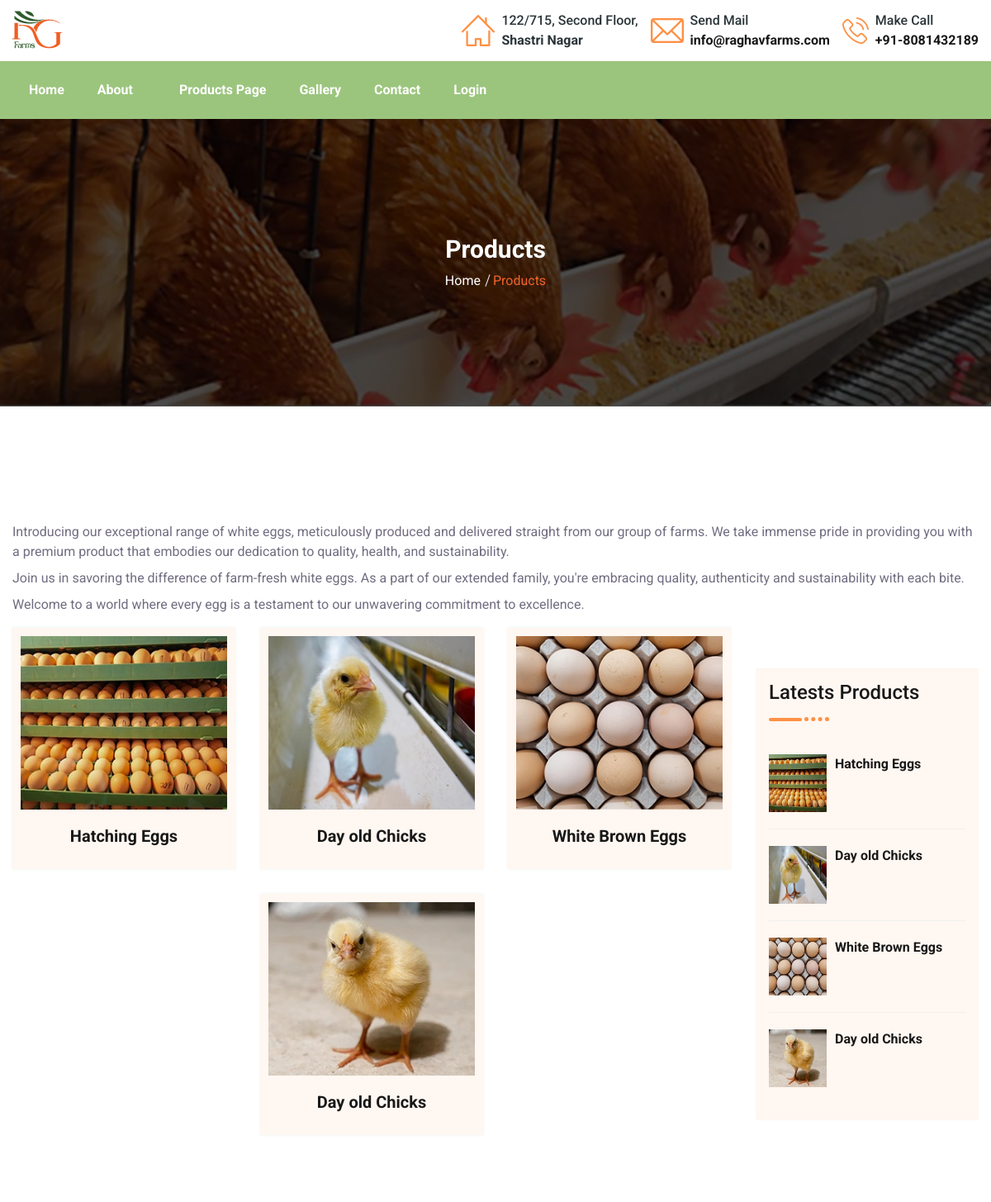
The app's page /productspage (upper part), older data.
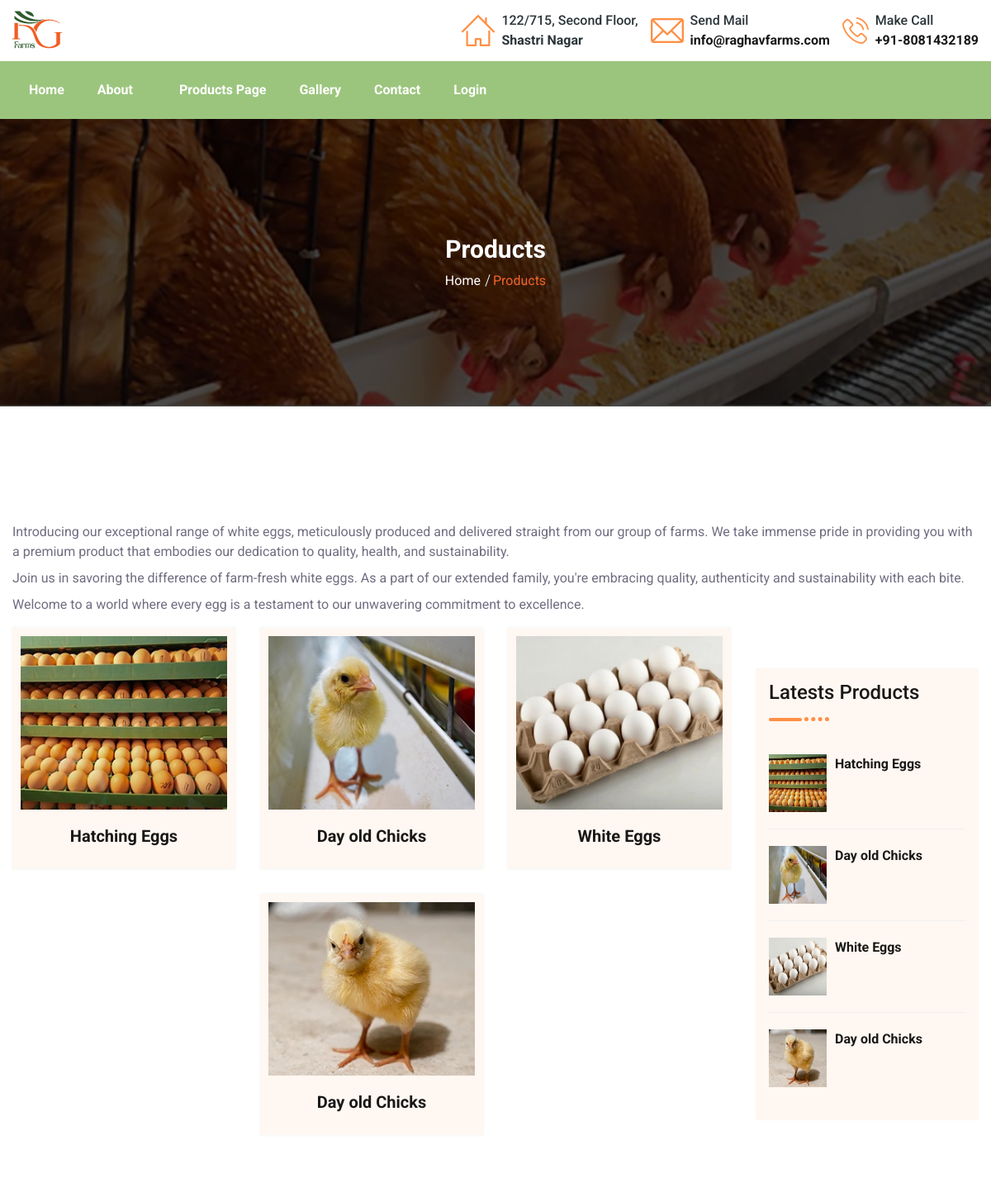
The same page, newer data.
### app1/models.py (models this page shows, shortened)
class Product(models.Model):
    title = models.CharField(max_length=50)
    product_name = models.CharField(max_length=70)
    category = models.CharField(max_length=50)
    subcategory = models.CharField(max_length=50)
    price = models.CharField(max_length=50)
    del_price = models.CharField(max_length=50)
    pub_date = models.DateField()
    image = models.ImageField(upload_to='app1/media/product')
    last_modified = models.DateTimeField(auto_now_add = True)

### app1/views.py (the view)
# urls.py: path("productspage", views.productspage, name="productspage" ) ,
def productspage(request):
    productsData = Product.objects.all()
    Context = {
            'productsData':productsData,
         }
    return render(request,"product-page.html",Context)

### app1/templates/product-page.html (shortened to what this page needs)
{% extends 'base.html' %}
{% load static %}
{% block content %}
<section class="page-header bg_img padding-tb">
    <div class="overlay"></div>
    <div class="container">
        <div class="page-header-content-area">
            <h4 class="ph-title">Products</h4>
            <ul class="lab-ul">
                <li><a href="/">Home</a></li>
                <li><a class="active">Products</a></li>
            </ul>
        </div>
    </div>
</section>
<div class="shop-page padding-tb">
    <div class="container">
        <div class="section-wrapper">
            <div class="row justify-content-center">
                <div class="col-lg-12 col-12">
                    <div class="history-right">
                        <p class="mb-2">Introducing our exceptional range of white eggs, meticulously produced and
                            delivered straight from our group of farms. We take immense pride in providing you with a
                            premium product that embodies our dedication to quality, health, and sustainability.
                        </p>
                        <p class="mb-2">Join us in savoring the difference of farm-fresh white eggs. As a part of our
                            extended family, you're embracing quality, authenticity and sustainability with each bite.
                        </p>
                        <p class="mb-3">Welcome to a world where every egg is a testament to our unwavering commitment
                            to excellence. </p>
                    </div>
                </div>
                <div class="col-lg-9 col-12">
                    <article>
                        <div class="shop-product-wrap grids row justify-content-center padding-top">
                            {% for n in productsData  %}
                            <div class="col-lg-4 col-md-6 col-12">
                                <div class="product-item">
                                    <div class="">
                                        <img src="{{n.image}}" alt="shope">
                                    </div>
                                    <div class="product-content">
                                        <h6><a href="#">{{n.product_name}}</a></h6>
                                    </div>
                                </div>
                            </div>
                            {% endfor %}
                        </div>
                    </article>
                </div>
                <div class="col-lg-3 col-md-7 col-12">
                    <aside>
                        <div class="widget widget-post bg-ash px-3">
                            <div class="widget-header">
                                <h5>Latests Products</h5>
                            </div>
                            <ul class="lab-ul widget-wrapper">
                                {% for n in productsData %}
                                <li class="d-flex flex-wrap justify-content-between">
                                    <div class="post-thumb">
                                        <a href="blog-single.html"><img
                                                src="{{n.image}}" alt="product"></a>
                                    </div>
                                    <div class="post-content">
                                        <a href="blog-single.html">
                                            <h6>{{n.product_name}}</h6>
                                        </a>
                                    </div>
                                </li>
                                {% endfor  %}
                            </ul>
                        </div>
                    </aside>
                </div>
            </div>
        </div>
    </div>
</div>
{% endblock %}

Row changes from the older to the newer data that the page shows:
changed Product: image: a different picture; product_name "White Brown Eggs" → "White Eggs"
